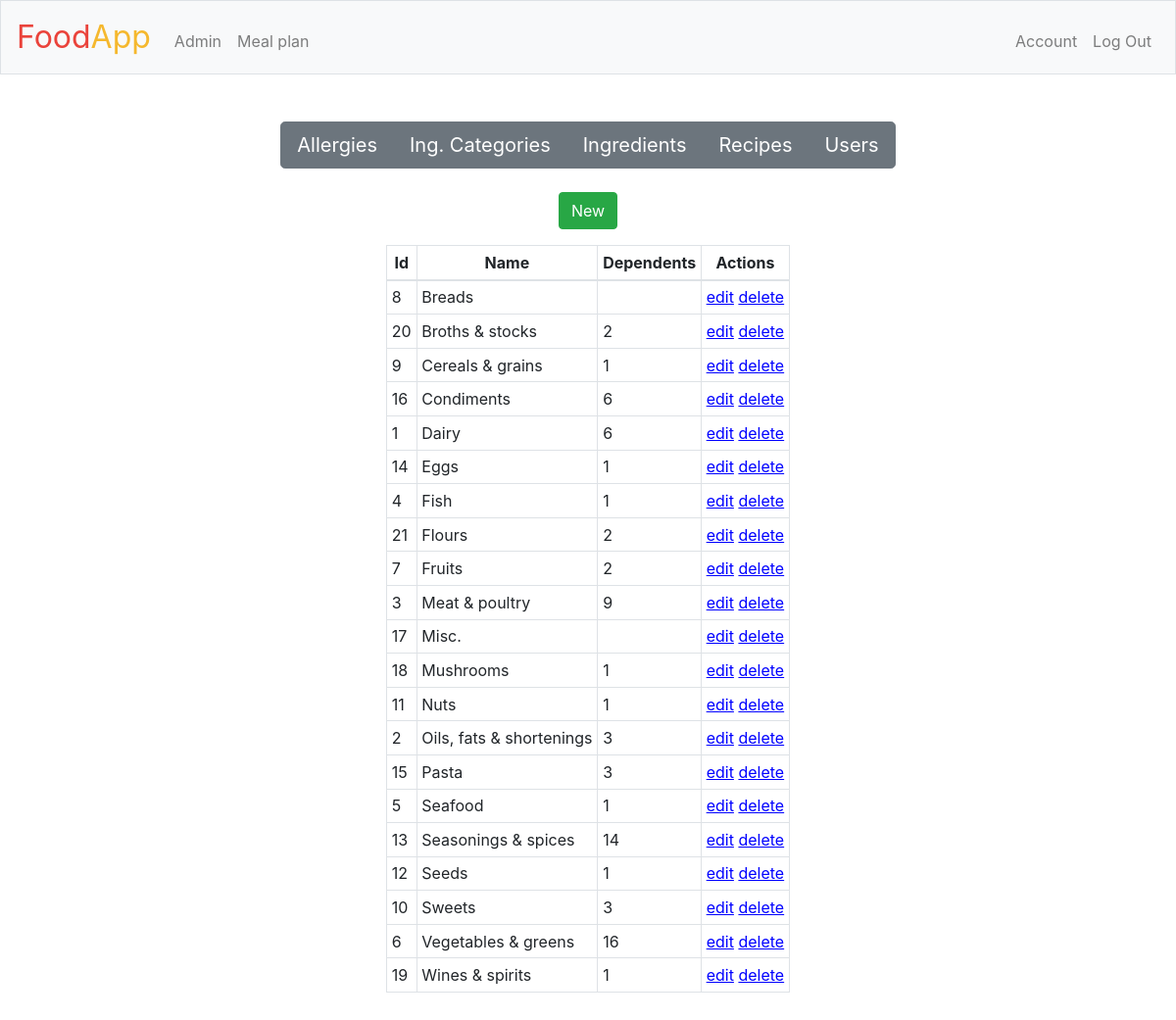
The app's page /admin/ingredient_categories (signed in) with its own data.
### tables this page shows
CREATE TABLE ingredient_categories(
              id INTEGER PRIMARY KEY,
              name TEXT NOT NULL UNIQUE
            );

### application.py (the view)
@app.route("/admin", defaults={"obj_type":None}, methods=["GET"])
@app.route("/admin/<string:obj_type>", methods=["GET"])
@login_required
@admin_required
def admin_display(obj_type):
    template = obj_type + ".html" if obj_type else "admin.html"
    if obj_type == "allergies":
        kwargs = {"rows":Allergy.get_summary(db)}
    elif obj_type == "ingredient_categories":
        kwargs = {"rows":IngredientCategory.get_summary(db)}
    elif obj_type == "ingredients":
        kwargs = {"rows"      : Ingredient.get_summary(db),
                  "categories": db.get_rows("ingredient_categories"),
                  "allergies" : db.get_rows("allergies")}
    elif obj_type == "recipes":
        kwargs = {"rows"       : Recipe.get_summary(db),
                  "ingredients": db.get_rows("ingredients")}
    elif obj_type == "users":
        kwargs = {"rows"      : User.get_summary(db),
                  "allergies" : db.get_rows("allergies")}
    else:
        kwargs = {}
    return render_template(template, **kwargs)

### application.py (called while the page is built)
@app.after_request
def after_request(response):
    response.headers["Cache-Control"] = "no-cache, no-store, must-revalidate"
    response.headers["Expires"] = 0
    response.headers["Pragma"] = "no-cache"
    return response

### backend/DBEntry.py (called while the page is built)
def to_db_obj_name(s):
    return backend.DBHandler.to_db_obj_name(s)

### backend/DBHandler.py (called while the page is built)
def to_db_obj_name(s):
    return s.replace('"', '""')

### backend/IngredientCategory.py (called while the page is built)
    @classmethod
    def get_summary(cls, db, name_sort=False):
        table_main = to_db_obj_name(cls.table_main)
        db.c.execute(
            'SELECT ingredient_categories.id, ingredient_categories.name, '
            '  COUNT(ingredients.id) as dependents '
            'FROM ingredient_categories '
            'LEFT JOIN ingredients ON ingredient_categories.id = ingredients.category_id '
            'GROUP BY ingredient_categories.id '
            'ORDER BY ingredient_categories.id ASC'
        )
        rows = db.c.fetchall()
        summary = [{x: y for x, y in zip(row.keys(), row)} for row in rows]
        if name_sort:
            summary.sort(key=lambda x: x["name"].lower())
        return summary

### helpers.py (called while the page is built)
def login_required(f):
    @wraps(f)
    def decorated_function(*args, **kwargs):
        if session.get("user_id") is None:
            return redirect("/login")
        return f(*args, **kwargs)
    return decorated_function

def admin_required(f):
    @wraps(f)
    def decorated_function(*args, **kwargs):
        if not session.get("is_admin"):
            return apology("Not found", 404)
        return f(*args, **kwargs)
    return decorated_function

### templates/ingredient_categories.html (shortened to what this page needs)
{% extends "admin.html" %}

### templates/admin.html (shortened to what this page needs)
{% extends "layout.html" %}
{% macro var_to_td(var) -%}
    {% if var is iterable and not var is string %}
        <td>
            <ul class="td-list">
                {% for item in var %}
                    <li>{{ item }}</li>
                {% endfor %}
            </ul>
        </td>
    {% else %}
        <td>
            {{ var|default("", true)|string|truncate() }}
        </td>
    {% endif %}
{%- endmacro %}
{% set page = request.path[request.path.rfind("/")+1:] %}
{% block main %}
    <div class="btn-group btn-group-lg" role="group" aria-label="Manage Entries">
        <a type="button" class="btn btn-secondary" href="/admin/allergies">Allergies</a>
        <a type="button" class="btn btn-secondary" href="/admin/ingredient_categories">Ing. Categories</a>
        <a type="button" class="btn btn-secondary" href="/admin/ingredients">Ingredients</a>
        <a type="button" class="btn btn-secondary" href="/admin/recipes">Recipes</a>
        <a type="button" class="btn btn-secondary" href="/admin/users">Users</a>
    </div>
    <br>
    <br>
    {% if not page == "admin" %}
        {% block create %}
            <p>
                <button type="button" class="btn btn-success" data-toggle="modal" data-target="#modal-form_write">New</button>
            </p>
        {% endblock %}
        {% if rows %}
            {% block table %}
                <table class="table-sm table-hover table-bordered mx-auto">
                    <thead>
                        <tr>
                            {% for key in rows[0].keys() %}
                                <th scope="col">{{ key|replace("_", " ")|title }}</th>
                            {% endfor %}
                            <th scope="col">Actions</th>
                        </tr>
                    </thead>
                    <tbody>
                        {% for row in rows|sort(attribute="name") %}
                            <tr>
                                {% for key in row.keys() %}
                                    {% block summary_td scoped %}
                                       {{ var_to_td(row[key]) }}
                                    {% endblock %}
                                {% endfor %}
                                <td>
                                    <span class="pseudo-href" data-toggle="modal" data-target="#modal-form_write" data-obj_id="{{ row["id"] }}">edit</span>
                                    <span class="pseudo-href" data-toggle="modal" data-target="#modal-form_remove" data-obj_id="{{ row["id"] }}">delete</span>
                                </td>
                            </tr>
                        {% endfor %}
                    </tbody>
                </table>
            {% endblock %}
        {% endif %}
    {% endif %}
{% endblock %}

### static/styles.css (style rules this page uses)
td { max-width: 600px; text-align: left; }
.pseudo-href { cursor: pointer; color: blue; text-decoration: underline; }

### records on screen
ingredient_categories: keys "8" "Breads"
ingredient_categories: keys "20" "Broths & stocks" "2"
ingredient_categories: keys "9" "Cereals & grains" "1"
ingredient_categories: keys "16" "Condiments" "6"
ingredient_categories: keys "1" "Dairy" "6"
ingredient_categories: keys "14" "Eggs" "1"
ingredient_categories: keys "4" "Fish" "1"
ingredient_categories: keys "21" "Flours" "2"
ingredient_categories: keys "7" "Fruits" "2"
ingredient_categories: keys "3" "Meat & poultry" "9"
ingredient_categories: keys "17" "Misc."
ingredient_categories: keys "18" "Mushrooms" "1"
ingredient_categories: keys "11" "Nuts" "1"
ingredient_categories: keys "2" "Oils, fats & shortenings" "3"
ingredient_categories: keys "15" "Pasta" "3"
ingredient_categories: keys "5" "Seafood" "1"
ingredient_categories: keys "13" "Seasonings & spices" "14"
ingredient_categories: keys "12" "Seeds" "1"
ingredient_categories: keys "10" "Sweets" "3"
ingredient_categories: keys "6" "Vegetables & greens" "16"
ingredient_categories: keys "19" "Wines & spirits" "1"

### other values on screen
{{ key|replace("_", " ")|title }} "Id" "Name" "Dependents"
